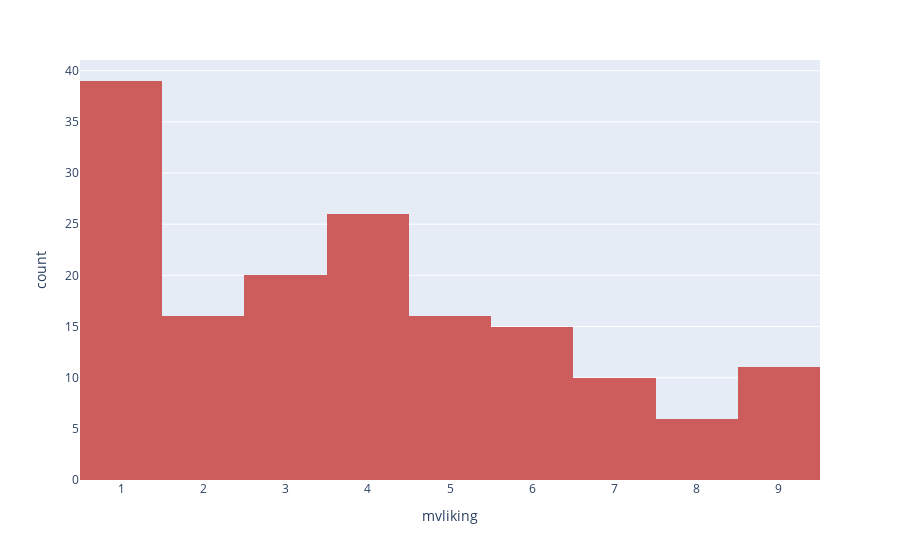

The cell this chart's notebook holds for it:
### Code cell
fig = px.histogram(data_frame=df_cluster1, x='mvliking', color_discrete_sequence=['indianred'])
fig.show()

### Figure 1 — Plotly figure (JSON) as saved in the notebook; plotly's stock layout.template omitted (floating-point values rounded to 4 significant figures; data arrays with more than 128 entries replaced by an {"elided": "..."} marker saying what was removed)
{"data": [{"alignmentgroup": "True", "bingroup": "x", "hovertemplate": "mvliking=%{x}<br>count=%{y}<extra></extra>", "legendgroup": "", "marker": {"color": "indianred", "pattern": {"shape": ""}}, "name": "", "offsetgroup": "", "orientation": "v", "showlegend": false, "type": "histogram", "x": {"elided": "159 int values"}, "xaxis": "x", "yaxis": "y"}], "layout": {"barmode": "relative", "legend": {"tracegroupgap": 0}, "margin": {"t": 60}, "xaxis": {"anchor": "y", "domain": [0, 1], "title": {"text": "mvliking"}}, "yaxis": {"anchor": "x", "domain": [0, 1], "title": {"text": "count"}}}}
